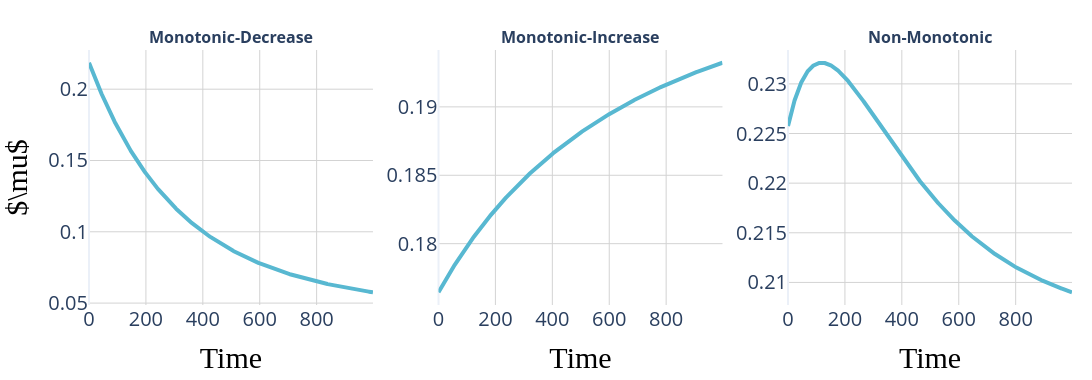

The cell this chart's notebook holds for it:
### Code cell
non_stationary_evolutionary_rate_change_plot = get_evolutionary_rate_change_plot(Q1,Q2,Q3, pi, t_range)
write_pdf(non_stationary_evolutionary_rate_change_plot, FIG_DIR / "Non_stationary_evolutionary_rate_change_plot.pdf", width = 1100, height = 500)
non_stationary_evolutionary_rate_change_plot.show()

### Figure 1 — Plotly figure (JSON) as saved in the notebook; plotly's stock layout.template omitted (floating-point values rounded to 4 significant figures; data arrays with more than 128 entries replaced by an {"elided": "..."} marker saying what was removed)
{"data": [{"line": {"color": "#58B8D1", "width": 4}, "mode": "lines", "showlegend": false, "type": "scatter", "x": {"elided": "999 int values"}, "xaxis": "x", "y": {"elided": "999 float values"}, "yaxis": "y"}, {"line": {"color": "#58B8D1", "width": 4}, "mode": "lines", "showlegend": false, "type": "scatter", "x": {"elided": "999 int values"}, "xaxis": "x2", "y": {"elided": "999 float values"}, "yaxis": "y2"}, {"line": {"color": "#58B8D1", "width": 4}, "mode": "lines", "showlegend": false, "type": "scatter", "x": {"elided": "999 int values"}, "xaxis": "x3", "y": {"elided": "999 float values"}, "yaxis": "y3"}], "layout": {"annotations": [{"font": {"size": 16}, "showarrow": false, "text": "<b>Monotonic-Decrease</b>", "x": 0.1444, "xanchor": "center", "xref": "paper", "y": 1, "yanchor": "bottom", "yref": "paper"}, {"font": {"size": 16}, "showarrow": false, "text": "<b>Monotonic-Increase</b>", "x": 0.5, "xanchor": "center", "xref": "paper", "y": 1, "yanchor": "bottom", "yref": "paper"}, {"font": {"size": 16}, "showarrow": false, "text": "<b>Non-Monotonic</b>", "x": 0.8556, "xanchor": "center", "xref": "paper", "y": 1, "yanchor": "bottom", "yref": "paper"}], "autosize": true, "height": 380, "legend": {"font": {"size": 14}}, "margin": {"b": 20, "l": 20, "r": 20, "t": 50}, "title": {"font": {"color": "black", "family": "CMU Serif", "size": 25}}, "width": 1200, "xaxis": {"anchor": "y", "domain": [0, 0.2889], "gridcolor": "lightgrey", "tickfont": {"size": 20}, "title": {"font": {"color": "black", "family": "CMU Serif", "size": 30}, "text": "Time"}}, "xaxis2": {"anchor": "y2", "domain": [0.3556, 0.6444], "gridcolor": "lightgrey", "tickfont": {"size": 20}, "title": {"font": {"color": "black", "family": "CMU Serif", "size": 30}, "text": "Time"}}, "xaxis3": {"anchor": "y3", "domain": [0.7111, 1], "gridcolor": "lightgrey", "tickfont": {"size": 20}, "title": {"font": {"color": "black", "family": "CMU Serif", "size": 30}, "text": "Time"}}, "yaxis": {"anchor": "x", "domain": [0, 1], "gridcolor": "lightgrey", "tickfont": {"size": 20}, "title": {"font": {"color": "black", "family": "CMU Serif", "size": 30}, "text": "$\\mu$"}}, "yaxis2": {"anchor": "x2", "domain": [0, 1], "gridcolor": "lightgrey", "tickfont": {"size": 20}, "title": {"font": {"color": "black", "family": "CMU Serif", "size": 30}}}, "yaxis3": {"anchor": "x3", "domain": [0, 1], "gridcolor": "lightgrey", "tickfont": {"size": 20}, "title": {"font": {"color": "black", "family": "CMU Serif", "size": 30}}}}}
